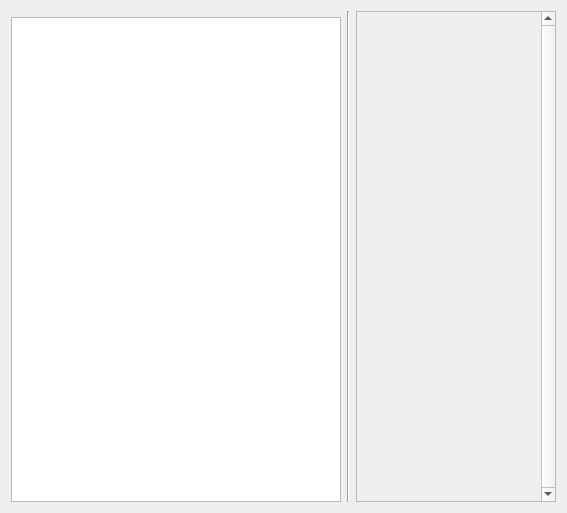
<?xml version="1.0" encoding="UTF-8"?>
<ui version="4.0">
 <class>ThumbnailsSampleWidgetClass</class>
 <widget class="QWidget" name="ThumbnailsSampleWidgetClass">
  <property name="geometry">
   <rect>
    <x>0</x>
    <y>0</y>
    <width>567</width>
    <height>513</height>
   </rect>
  </property>
  <property name="windowTitle">
   <string>Thumbnails Sample</string>
  </property>
  <layout class="QHBoxLayout" name="horizontalLayout">
   <item>
    <layout class="QVBoxLayout" name="verticalLayout_2">
     <item>
      <widget class="AzToolsFramework::AssetBrowser::SearchWidget" name="m_searchWidget" native="true">
       <property name="sizePolicy">
        <sizepolicy hsizetype="Expanding" vsizetype="Preferred">
         <horstretch>0</horstretch>
         <verstretch>0</verstretch>
        </sizepolicy>
       </property>
      </widget>
     </item>
     <item>
      <widget class="AzToolsFramework::AssetBrowser::AssetBrowserTreeView" name="m_assetBrowserTreeViewWidget">
       <property name="sizePolicy">
        <sizepolicy hsizetype="Expanding" vsizetype="Expanding">
         <horstretch>1</horstretch>
         <verstretch>0</verstretch>
        </sizepolicy>
       </property>
       <property name="dragDropMode">
        <enum>QAbstractItemView::DragOnly</enum>
       </property>
      </widget>
     </item>
    </layout>
   </item>
   <item>
    <widget class="Line" name="line">
     <property name="orientation">
      <enum>Qt::Vertical</enum>
     </property>
    </widget>
   </item>
   <item>
    <widget class="QScrollArea" name="m_thumbnailScrollArea">
     <property name="minimumSize">
      <size>
       <width>200</width>
       <height>0</height>
      </size>
     </property>
     <property name="maximumSize">
      <size>
       <width>200</width>
       <height>16777215</height>
      </size>
     </property>
     <property name="verticalScrollBarPolicy">
      <enum>Qt::ScrollBarAlwaysOn</enum>
     </property>
     <property name="widgetResizable">
      <bool>true</bool>
     </property>
     <widget class="QWidget" name="m_thumbnailScrollAreaRoot">
      <property name="geometry">
       <rect>
        <x>0</x>
        <y>0</y>
        <width>181</width>
        <height>493</height>
       </rect>
      </property>
      <layout class="QVBoxLayout" name="verticalLayout"/>
     </widget>
    </widget>
   </item>
  </layout>
 </widget>
 <customwidgets>
  <customwidget>
   <class>AzToolsFramework::AssetBrowser::AssetBrowserTreeView</class>
   <extends>QTreeView</extends>
   <header>AzToolsFramework/AssetBrowser/AssetBrowserTreeView.h</header>
  </customwidget>
  <customwidget>
   <class>AzToolsFramework::AssetBrowser::SearchWidget</class>
   <extends>QWidget</extends>
   <header>AzToolsFramework/AssetBrowser/Search/SearchWidget.h</header>
   <container>1</container>
  </customwidget>
 </customwidgets>
 <resources/>
 <connections/>
</ui>
